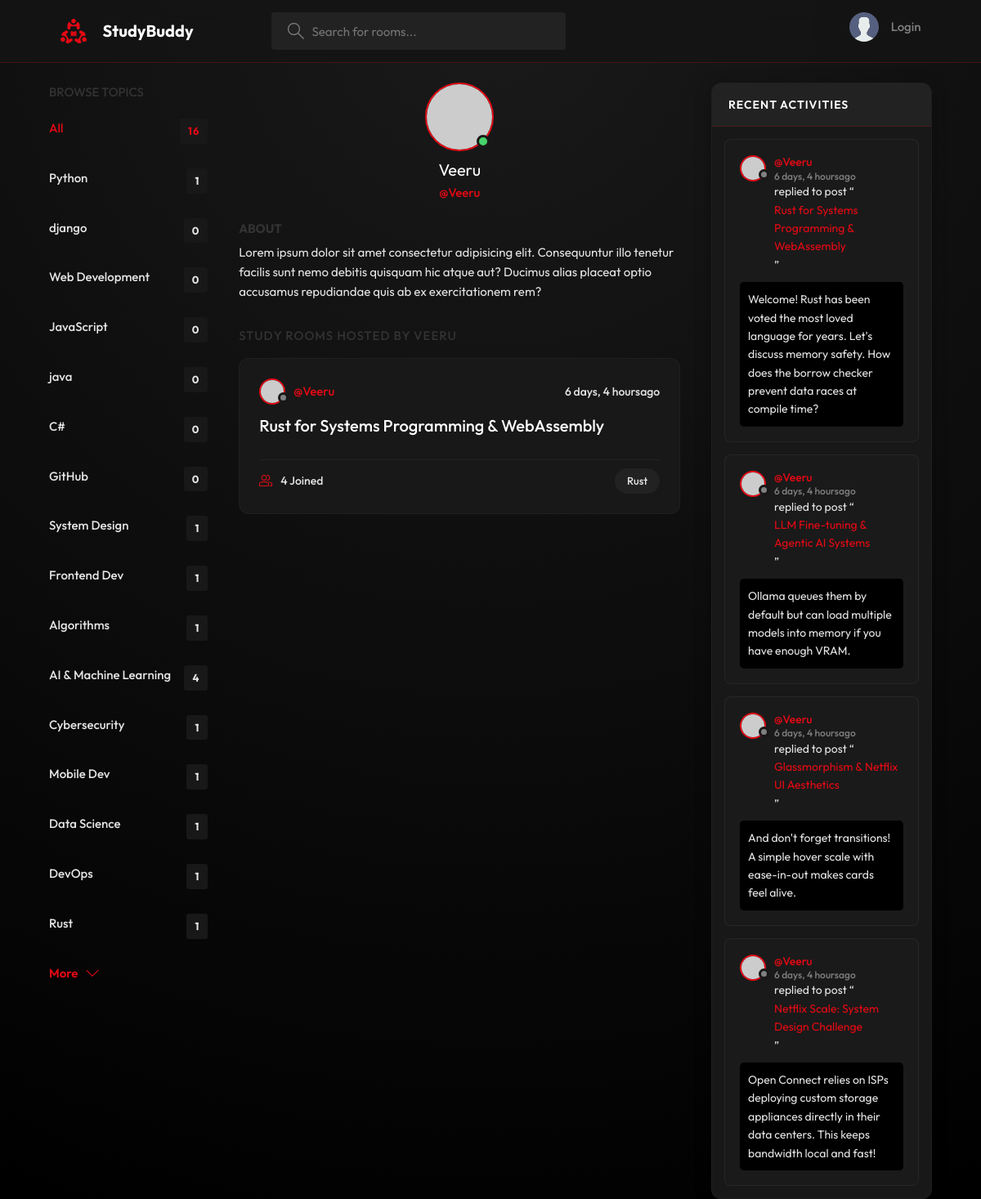
Screenshot of /profile/6/ with the database file from the repository.
### base/models.py (models this page shows, shortened)
class Topic(models.Model):
    name = models.CharField(max_length=200)

class Room(models.Model):
    host = models.ForeignKey(User, on_delete = models.SET_NULL, null=True)
    topic = models.ForeignKey(Topic, on_delete = models.SET_NULL, null=True)
    name = models.CharField(max_length=200)
    description = models.TextField(null=True, blank=True)
    participants = models.ManyToManyField(User, related_name='participants', blank=True)
    updated = models.DateTimeField(auto_now=True)
    created = models.DateTimeField(auto_now_add=True)
    class Meta:
        ordering = ['-updated', '-created']
    def __str__(self):
        return self.name

class Message(models.Model):
    user = models.ForeignKey(User, on_delete = models.CASCADE)
    room = models.ForeignKey(Room, on_delete = models.CASCADE )
    body = models.TextField()
    updated = models.DateTimeField(auto_now=True)
    created = models.DateTimeField(auto_now_add=True)
    class Meta:
        ordering = ['-updated', '-created']

### base/views.py (the view)
# urls.py: path('profile/<str:pk>/', views.userProfile, name="user-profile"),
def userProfile(request,pk):
    user = User.objects.get(id=pk)
    room_messages = user.message_set.all().order_by('-created')
    topics = Topic.objects.all()
    rooms = user.room_set.all()
    context = {'user': user, 'rooms':rooms,
               'topics': topics,
               'room_messages':room_messages}
    return render(request, 'base/profile.html', context)

### base/templates/base/profile.html (shortened to what this page needs)
{% extends 'main.html' %}
{% block content %}
  <main class="profile-page layout layout--3">
    <div class="container">
      {% include 'base/topics_component.html' %}
      <div class="roomList">
        <div class="profile">
          <div class="profile__avatar">
            <div class="avatar avatar--large active">
              <img src="https://randomuser.me/api/portraits/men/11.jpg" />
            </div>
          </div>
          <div class="profile__info">
            <h3>{{user.username}}</h3>
            <p>@{{user.username}}</p>
          </div>
          <div class="profile__about">
            <h3>About</h3>
            <p>
              Lorem ipsum dolor sit amet consectetur adipisicing elit. Consequuntur illo tenetur
              facilis sunt nemo debitis quisquam hic atque aut? Ducimus alias placeat optio
              accusamus repudiandae quis ab ex exercitationem rem?
            </p>
          </div>
        </div>
        <div class="roomList__header">
          <div>
            <h2>Study Rooms Hosted by {{user.username}}</h2>
          </div>
        </div>
        {% include 'base/feed_component.html' %}
      </div>
      {% include 'base/activity_component.html' %}
    </div>
  </main>
{% endblock content %}

### base/templates/base/topics_component.html
<div class="topics">
    <div class="topics__header">
            <h2>Browse Topics</h2>
    </div>
        <ul class="topics__list">
            <li>
              <a href="{% url 'home' %}" class="active">All<span>{{topics.count}}</span></a>
            </li>
            {% for topic in topics %}
            <li>
              <a href="{% url 'home' %}?q={{topic.name}}">{{topic.name}}<span>{{topic.room_set.all.count}}</span></a>
            </li>
            {% endfor%}
        </ul>
          <a class="btn btn--link" href="{% url 'topics' %}">
            More
            <svg version="1.1" xmlns="http://www.w3.org/2000/svg" width="32" height="32" viewBox="0 0 32 32">
              <title>chevron-down</title>
              <path d="M16 21l-13-13h-3l16 16 16-16h-3l-13 13z"></path>
            </svg>
          </a>
        </div>

### base/templates/base/feed_component.html (shortened to what this page needs)
{% for room in rooms %}
        <div class="roomListRoom">
            <div class="roomListRoom__header">
              <a href="{% url 'user-profile' room.host.id %}" class="roomListRoom__author">
                <div class="avatar avatar--small">
                  <img src="https://randomuser.me/api/portraits/women/11.jpg" />
                </div>
                <span>@{{room.host.username}}</span>
              </a>
              <div class="roomListRoom__actions">
                <span>{{room.created|timesince}}ago</span>
              </div>
            </div>
            <div class="roomListRoom__content">
              <a href="{% url 'room' room.id %}">{{room.name}}</a>
            </div>
            <div class="roomListRoom__meta">
              <a href="{% url 'room' room.id %}" class="roomListRoom__joined">
                {{room.participants.all.count}} Joined
              </a>
              <p class="roomListRoom__topic">{{room.topic.name}}</p>
            </div>
        </div>
{% endfor %}

### base/templates/base/activity_component.html (shortened to what this page needs)
        <div class="activities">
          <div class="activities__header">
            <h2>Recent Activities</h2>
          </div>
         {% for message in room_messages %}
          <div class="activities__box">
            <div class="activities__boxHeader roomListRoom__header">
              <a href="{% url 'user-profile' message.user.id %}" class="roomListRoom__author">
                <div class="avatar avatar--small">
                  <img src="https://randomuser.me/api/portraits/women/11.jpg" />
                </div>
                <p>
                  @{{ message.user }}
                  <span>{{message.created|timesince}}ago</span>
                </p>
              </a>
            </div>
            <div class="activities__boxContent">
              <p>replied to post “<a href="{% url 'room' message.room.id %}">{{message.room}}</a>”</p>
              <div class="activities__boxRoomContent">
                {{message.body}}
              </div>
            </div>
          </div>
          {% endfor %}
        </div>

### rows the page displays
Topic: name "Python", room_set.all.count "1"
Topic: name "django", room_set.all.count "0"
Topic: name "Web Development", room_set.all.count "0"
Topic: name "JavaScript", room_set.all.count "0"
Topic: name "java", room_set.all.count "0"
Topic: name "C#", room_set.all.count "0"
Topic: name "GitHub", room_set.all.count "0"
Topic: name "System Design", room_set.all.count "1"
Topic: name "Frontend Dev", room_set.all.count "1"
Topic: name "Algorithms", room_set.all.count "1"
Topic: name "AI & Machine Learning", room_set.all.count "4"
Topic: name "Cybersecurity", room_set.all.count "1"
Topic: name "Mobile Dev", room_set.all.count "1"
Topic: name "Data Science", room_set.all.count "1"
Topic: name "DevOps", room_set.all.count "1"
Topic: name "Rust", room_set.all.count "1"
Room: host.username "Veeru", created "6 days, 4 hours", name "Rust for Systems Programming & WebAssembly", participants.all.count "4", topic.name "Rust"
Message: user "Veeru", created "6 days, 4 hours", room "Rust for Systems Programming & WebAssembly", body "Welcome! Rust has been voted the most loved language for years. Let's discuss memory safety. How does the borrow checker prevent data races at compile time?"
Message: user "Veeru", created "6 days, 4 hours", room "LLM Fine-tuning & Agentic AI Systems", body "Ollama queues them by default but can load multiple models into memory if you have enough VRAM."
Message: user "Veeru", created "6 days, 4 hours", room "Glassmorphism & Netflix UI Aesthetics", body "And don't forget transitions! A simple hover scale with ease-in-out makes cards feel alive."
Message: user "Veeru", created "6 days, 4 hours", room "Netflix Scale: System Design Challenge", body "Open Connect relies on ISPs deploying custom storage appliances directly in their data centers. This keeps bandwidth local and fast!"

### other values shown
{{ topics.count }} "16"
{{ user.username }} "Veeru"
{{ user.username }} "VEERU"
